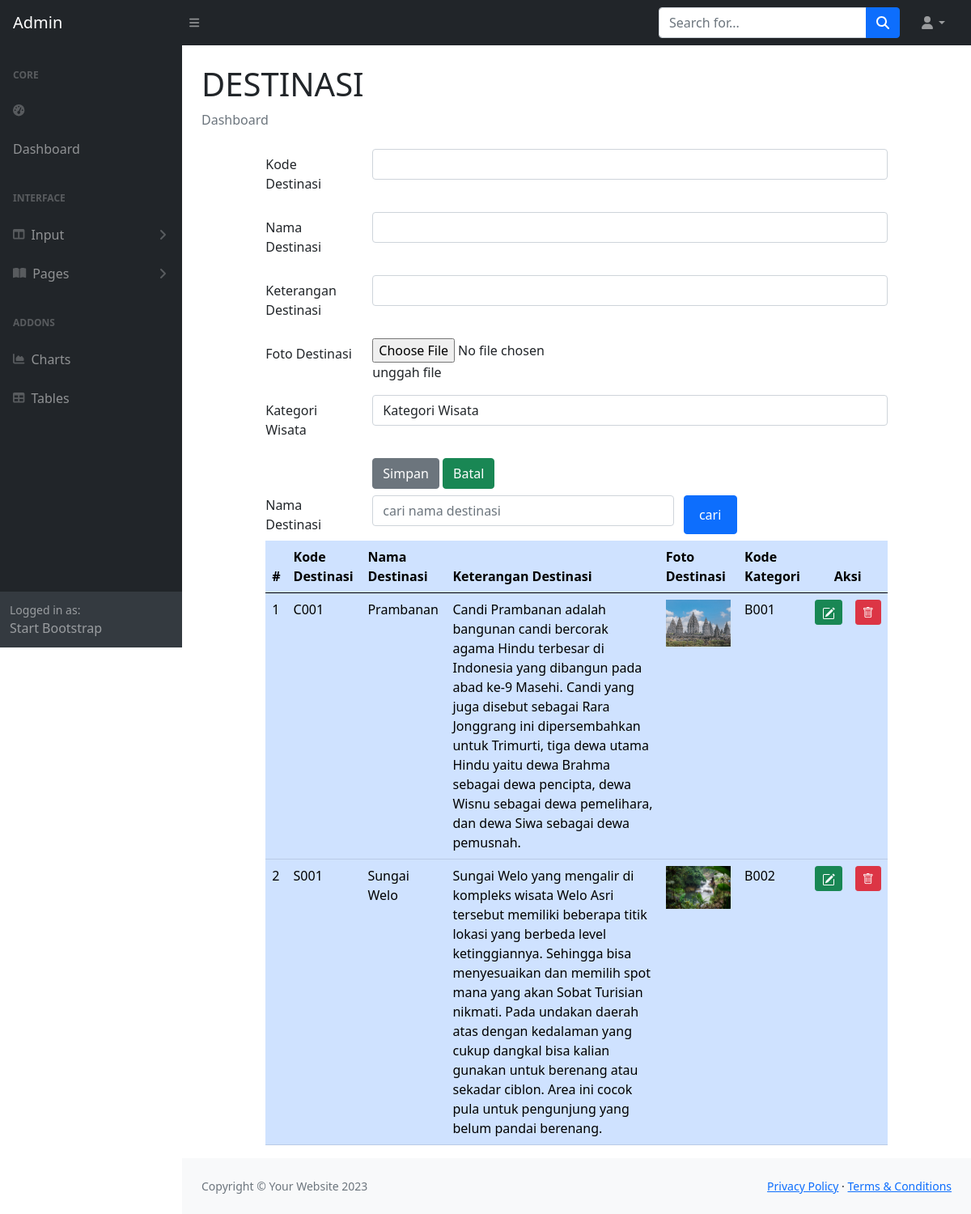
The app's page /d-destinasi.php with its own data.
### tables this page shows
CREATE TABLE `destinasi` (
  `destinasiKODE` char(4) NOT NULL,
  `destinasiNAMA` varchar(120) NOT NULL,
  `destinasiKET` text NOT NULL,
  `destinasiFILE` char(120) NOT NULL,
  `kategoriKODE` char(4) NOT NULL
);

### d-destinasi.php (the view, shortened to what this page needs)
<!DOCTYPE html>
<html lang="en">
   <?php include "include/head.php";?></include>
    <body class="sb-nav-fixed">
        <?php include "include/menunav.php";?>
        <div id="layoutSidenav">
            <?php include "include/menu.php";?>
            <div id="layoutSidenav_content">
                <main>
                    <div class="container-fluid px-4">
                        <h1 class="mt-4">DESTINASI</h1>
                        <ol class="breadcrumb mb-4">
                            <li class="breadcrumb-item active">Dashboard</li>
                        </ol>
                        <?php
							include 'include/config.php';
						?>
				<head>
				  <link rel="stylesheet" type="text/css" href="css/bootstrap.min.css">
				  <link rel="stylesheet" type="text/css" href="https://cdnjs.cloudflare.com/ajax/libs/select2/4.0.13/css/select2.min.css">
				  <link rel="stylesheet" href="https://cdn.jsdelivr.net/npm/bootstrap-icons@1.10.2/font/bootstrap-icons.css">
				</head>
				<body>
				<div class="row">
				<div class="col-sm-1"></div>
				<div class="col-sm-10">
				<form method="POST" enctype="multipart/form-data">
				  <div class="mb-3 row">
					<label for="kodedestinasi" class="col-sm-2 col-form-label">Kode Destinasi</label>
					<div class="col-sm-10">
					  <input type="text" class="form-control" name= "kodedestinasi" id="kodedestinasi">
					</div>
				  </div>
				  <div class="mb-3 row">
					<label for="namadestinasi" class="col-sm-2 col-form-label">Nama Destinasi</label>
					<div class="col-sm-10">
					  <input type="text" class="form-control" name= "namadestinasi" id="namadestinasi">
					</div>
				  </div>
				<div class="mb-3 row">
					<label for="destinasiket" class="col-sm-2 col-form-label"> Keterangan Destinasi </label>
						<div class="col-sm-10">
							<input type="text" class="form-control" name="destinasiket" id="destinasiket">
						</div>
				  </div>
				   <div style="margin-top: 10px;" class="form-group row">
					  <label for="file" class="col-sm-2 col-form-label">Foto Destinasi</label>
							 <div class="col-sm-10">
								<input type="file" id="file" name="file">
									  <p class="help-block">unggah file</p>
							   </div>
					  </div>
				 <div class="mb-3 row">
				  <label for="kodekategori" class="col-sm-2 col-form-label">Kategori Wisata</label>
					  <div class="col-sm-10">
						<select class="form-control" name="kodekategori" id="kodekategori">
						   <option>Kategori Wisata</option>
					</select>
				 </div>
				  </div>
				  <div class="form-group row">
					  <div class="col-sm-2">
					  </div>
					  <div class="col-sm-10">
					<input type="submit" name="Simpan" value="Simpan" class="btn btn-secondary">
					<button type="reset" class="btn btn-success">Batal</button>
				  </div>
				  </div>
				</form>
				<form method="post">
					<div class="form-group row mb-2 mt-2">
					  <label for="search" class="col-sm-2">Nama Destinasi</label>
					  <div class="col-sm-6">
						<input type="text" name="search" class="form-control" id="search" value="<?php if (isset($_POST["search"]))
						{echo $_POST["search"];}?>" placeholder="cari nama destinasi">
					  </div>
					  <input type="submit" name="kirim" value="cari" class="col-sm-1 btn btn-primary">
					</div>
				</form>
				<table class="table table-hover table-primary">
				  <thead>
					<tr>
					  <th scope="col">#</th>
					  <th scope="col">Kode Destinasi</th>
					  <th scope="col">Nama Destinasi</th>
					  <th scope="col"> Keterangan Destinasi </th>
					  <th scope="col"> Foto Destinasi </th>
					  <th scope="col">Kode Kategori</th>
					  <th colspan="2" style="text-align: center">Aksi</th>
					</tr>
				  </thead>
				  <tbody>
				  <?php
				 if(isset($_POST["kirim"]))
                    {
                        $search = $_POST["search"];
                        $query = mysqli_query($connection, "select destinasi.*
                            from destinasi
                            where destinasiNAMA like '%".$search."%'");
                    }else
                    {
                        $query = mysqli_query($connection, "select destinasi.* from destinasi");
                    }
                        $nomor = 1;
                        while($row = mysqli_fetch_array($query)) {
                    ?>
                            <tr>
                                <td> <?php echo $nomor; ?> </td>
                                <td> <?php echo $row['destinasiKODE']; ?> </td>
                                <td> <?php echo $row['destinasiNAMA']; ?> </td>
                                <td> <?php echo $row['destinasiKET']; ?> </td>
                                <td>
                                    <?php if (isset($row['destinasiFILE']) && is_file("images/" .$row['destinasiFILE']))
                                                { ?>
                                                    <img src="images/<?php echo $row['destinasiFILE']?>" width="80">
                                                <?php } else
                                                    echo "<img src='images/noimage.png' width='80'>"
                                                ?>
                                </td>
								<td> <?php echo $row['kategoriKODE']; ?> </td>
                                <td width="5px">
                                <a href="d-destinasiedit.php?ubah=<?php echo $row["destinasiKODE"]?>"
                                class="btn btn-success btn-sm" title="EDIT">
                                </td>
                                <td width="5px">
                                <a href="d-destinasihapus.php?hapus=<?php echo $row["destinasiKODE"]?>"
                                class="btn btn-danger btn-sm" title="HAPUS">
                                    <i class="bi bi-trash"></i>
                                </td>
                            </tr>
                    <?php $nomor = $nomor + 1; ?>
                    <?php
                        }
                    ?>
                </tbody>
            </table>
</div>
<div class="col-sm-1"></div>
</div>
</body>
                    </div>
                </main>
                <?php include "include/footer.php";?>
            </div>
        </div>
    </body>
</html>

### INCLUDE/head.php (shortened to what this page needs)
<head>
        <link href="https://cdn.jsdelivr.net/npm/simple-datatables@7.1.2/dist/style.min.css" rel="stylesheet" />
        <link href="css/styles.css" rel="stylesheet" />
    </head>

### INCLUDE/menunav.php (shortened to what this page needs)
<nav class="sb-topnav navbar navbar-expand navbar-dark bg-dark">
            <a class="navbar-brand ps-3" href="dashboardadmin.php">Admin</a>
            <button class="btn btn-link btn-sm order-1 order-lg-0 me-4 me-lg-0" id="sidebarToggle" href="#!"><i class="fas fa-bars"></i></button>
            <form class="d-none d-md-inline-block form-inline ms-auto me-0 me-md-3 my-2 my-md-0">
                <div class="input-group">
                    <input class="form-control" type="text" placeholder="Search for..." aria-label="Search for..." aria-describedby="btnNavbarSearch" />
                    <button class="btn btn-primary" id="btnNavbarSearch" type="button"><i class="fas fa-search"></i></button>
                </div>
            </form>
            <ul class="navbar-nav ms-auto ms-md-0 me-3 me-lg-4">
                <li class="nav-item dropdown">
                    <a class="nav-link dropdown-toggle" id="navbarDropdown" href="#" role="button" data-bs-toggle="dropdown" aria-expanded="false"><i class="fas fa-user fa-fw"></i></a>
                </li>
            </ul>
        </nav>

### INCLUDE/menu.php (shortened to what this page needs)
<div id="layoutSidenav_nav">
    <nav class="sb-sidenav accordion sb-sidenav-dark" id="sidenavAccordion">
        <div class="sb-sidenav-menu">
            <div class="nav">
                <div class="sb-sidenav-menu-heading">Core</div>
                <a class="nav-link" href="index.html">
                    <div class="sb-nav-link-icon"><i class="fas fa-tachometer-alt"></i></div>
                    <a class="nav-link" href="dashboardadmin.php">Dashboard</a>
                </a>
                <div class="sb-sidenav-menu-heading">Interface</div>
                <a class="nav-link collapsed" href="#" data-bs-toggle="collapse" data-bs-target="#collapseLayouts" aria-expanded="false" aria-controls="collapseLayouts">
                    <div class="sb-nav-link-icon"><i class="fas fa-columns"></i></div>
                    Input
                    <div class="sb-sidenav-collapse-arrow"><i class="fas fa-angle-down"></i></div>
                </a>
                <a class="nav-link collapsed" href="#" data-bs-toggle="collapse" data-bs-target="#collapsePages" aria-expanded="false" aria-controls="collapsePages">
                    <div class="sb-nav-link-icon"><i class="fas fa-book-open"></i></div>
                    Pages
                    <div class="sb-sidenav-collapse-arrow"><i class="fas fa-angle-down"></i></div>
                </a>
                <div class="sb-sidenav-menu-heading">Addons</div>
                <a class="nav-link" href="charts.html">
                    <div class="sb-nav-link-icon"><i class="fas fa-chart-area"></i></div>
                    Charts
                </a>
                <a class="nav-link" href="tables.html">
                    <div class="sb-nav-link-icon"><i class="fas fa-table"></i></div>
                    Tables
                </a>
            </div>
        </div>
        <div class="sb-sidenav-footer">
            <div class="small">Logged in as:</div>
            Start Bootstrap
        </div>
    </nav>
</div>

### INCLUDE/footer.php
<footer class="py-4 bg-light mt-auto">
                    <div class="container-fluid px-4">
                        <div class="d-flex align-items-center justify-content-between small">
                            <div class="text-muted">Copyright &copy; Your Website 2023</div>
                            <div>
                                <a href="#">Privacy Policy</a>
                                &middot;
                                <a href="#">Terms &amp; Conditions</a>
                            </div>
                        </div>
                    </div>
                </footer>

### records on screen
destinasi: destinasiKODE "C001", destinasiNAMA "Prambanan", destinasiKET "Candi Prambanan adalah bangunan candi bercorak agama Hindu terbesar di Indonesia yang dibangun pada abad ke-9 Masehi. Candi yang juga disebut sebagai Rara Jonggrang ini dipersembahkan untuk Trimurti, tiga dewa utama Hindu yaitu dewa Brahma sebagai dewa pencipta, dewa Wisnu sebagai dewa pemelihara, dan dewa Siwa sebagai dewa pemusnah.", destinasiFILE (picture), kategoriKODE "B001"
destinasi: destinasiKODE "S001", destinasiNAMA "Sungai Welo", destinasiKET "Sungai Welo yang mengalir di kompleks wisata Welo Asri tersebut memiliki beberapa titik lokasi yang berbeda level ketinggiannya. Sehingga bisa menyesuaikan dan memilih spot mana yang akan Sobat Turisian nikmati. Pada undakan daerah atas dengan kedalaman yang cukup dangkal bisa kalian gunakan untuk berenang atau sekadar ciblon. Area ini cocok pula untuk pengunjung yang belum pandai berenang.", destinasiFILE (picture), kategoriKODE "B002"
